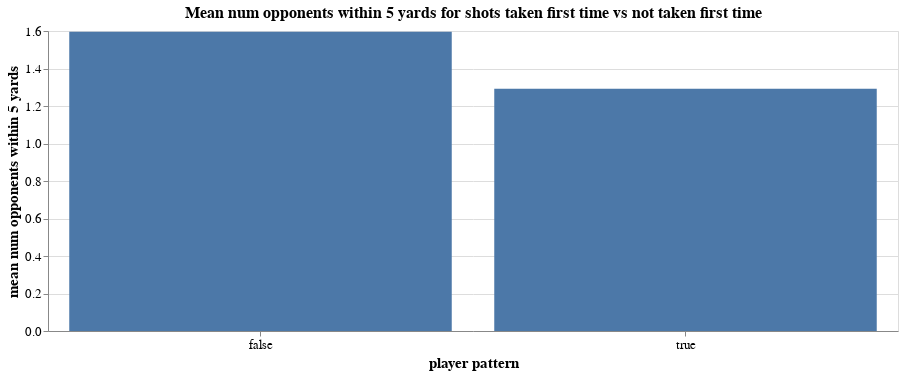

Notebook code for this chart:
### Code cell
alt.Chart(shot_training_set.groupby("first time").mean().reset_index()).mark_bar().encode(
        alt.X('first time:N', axis = alt.Axis(title = "player pattern", labelAngle = 0)),
        alt.Y('num opponents within 5 yards:Q', axis = alt.Axis(title = 'mean num opponents within 5 yards'))
).properties(width = 850, height = 300, 
             title = "Mean num opponents within 5 yards for shots taken first time vs not taken first time"
).configure_axis(labelFontSize = 13, titleFontSize = 15
).configure_title(fontSize = 16)

### Figure 1 — Vega-Lite specification as saved in the notebook (floating-point values rounded to 4 significant figures)
{"$schema": "https://vega.github.io/schema/vega-lite/v3.4.0.json", "config": {"axis": {"labelFontSize": 13, "titleFontSize": 15}, "mark": {"tooltip": null}, "title": {"fontSize": 16}, "view": {"height": 300, "width": 400}}, "data": {"name": "data-9bf8a707b7ed04055c6a61cbf200fef2"}, "datasets": {"data-9bf8a707b7ed04055c6a61cbf200fef2": [{"Distance from goal": 20.41, "duration": 0.7902, "first time": false, "num opponents between shot and goal": 0.7569, "num opponents within 5 yards": 1.595, "outcome": 0.1174, "x gk position": 117.7, "x start location": 102.7, "y gk position": 39.9, "y start location": 39.13}, {"Distance from goal": 17.33, "duration": 0.7478, "first time": true, "num opponents between shot and goal": 0.6762, "num opponents within 5 yards": 1.292, "outcome": 0.1914, "x gk position": 117.4, "x start location": 105.4, "y gk position": 39.96, "y start location": 39.98}]}, "encoding": {"x": {"axis": {"labelAngle": 0, "title": "player pattern"}, "field": "first time", "type": "nominal"}, "y": {"axis": {"title": "mean num opponents within 5 yards"}, "field": "num opponents within 5 yards", "type": "quantitative"}}, "height": 300, "mark": "bar", "title": "Mean num opponents within 5 yards for shots taken first time vs not taken first time", "width": 850}
